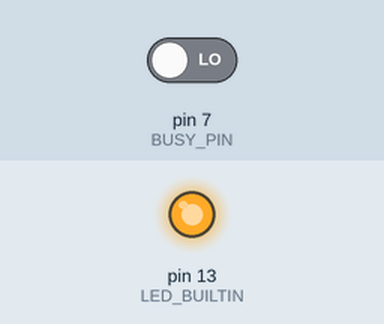
Recording of a sketch running on a simulated Arduino Uno, built with avr-gcc and run on an emulated ATmega328P. Shown: output pins drawn as LEDs (lit = HIGH). The inputs (shaded band) are chosen by the test bench; at power-on: pin 7 (BUSY_PIN) LOW. Pins used as bus, display or sensor lines are not drawn; what the sketch prints to the serial monitor is not drawn.

Above: at 0.1 s.
At 2.2 s:
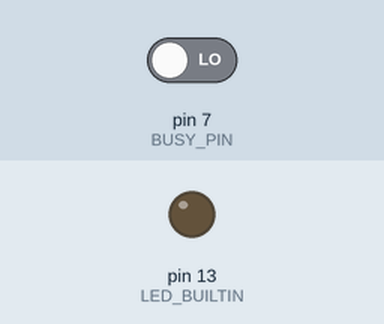
2.3 s: pin 7 (BUSY_PIN) driven HIGH
Timing chart, 0 to 5.3 s (numbered marks = the images above; inputs shaded):
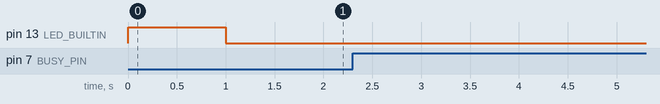

The sketch:

epd2in9b_V3.ino
```cpp
#include <SPI.h>
#define RST_PIN         8
#define DC_PIN          9
#define CS_PIN          10
#define BUSY_PIN        7
#define EPD_WIDTH       128
#define EPD_HEIGHT      296

#define UWORD  unsigned int
#define UBYTE  unsigned char

enum pos {top, bottom};
int reset_pin = RST_PIN;
int dc_pin = DC_PIN;
int cs_pin = CS_PIN;
int busy_pin = BUSY_PIN;
int width = EPD_WIDTH / 8;
int height = EPD_HEIGHT;

const unsigned char A[] = { 0x01, 0xEE, 0xEE, 0x01 };
const unsigned char B[] = { 0x00, 0x66, 0x66, 0x99 };
const unsigned char C[] = { 0x81, 0x7E, 0x7E, 0x3C };
const unsigned char D[] = { 0x00, 0x7E, 0x7E, 0x81 };
const unsigned char E[] = { 0x00, 0x76, 0x76, 0x76 };
const unsigned char F[] = { 0x00, 0xF6, 0xF6, 0xF6 };
const unsigned char G[] = { 0x81, 0x7E, 0x76, 0x8E };
const unsigned char H[] = { 0x00, 0xE7, 0xE7, 0x00 };
const unsigned char I[] = { 0x7E, 0x00, 0x7E, 0xFF };
const unsigned char J[] = { 0x8F, 0x7E, 0x7E, 0x80 };
const unsigned char K[] = { 0x00, 0xF7, 0xF7, 0x08 };
const unsigned char L[] = { 0x00, 0x7F, 0x7F, 0x7F };
const unsigned char M[] = { 0x00, 0xFD, 0xFD, 0x00 };
const unsigned char N[] = { 0x00, 0xF3, 0xCF, 0x00 };
const unsigned char O[] = { 0x81, 0x7E, 0x7E, 0x81 };
const unsigned char P[] = { 0x00, 0xF6, 0xF6, 0xF9 };
const unsigned char Q[] = { 0x81, 0x7E, 0x3E, 0x81 };
const unsigned char R[] = { 0x00, 0xF6, 0xF6, 0x09 };
const unsigned char S[] = { 0x79, 0x76, 0x76, 0x89 };
const unsigned char T[] = { 0xFE, 0x00, 0xFE, 0xFF };
const unsigned char U[] = { 0x80, 0x7F, 0x7F, 0x80 };
const unsigned char V[] = { 0xF0, 0x0F, 0x0F, 0xF0 };
const unsigned char X[] = { 0x18, 0xE7, 0xE7, 0x18 };
const unsigned char Y[] = { 0xFC, 0x03, 0x03, 0xFC };
const unsigned char Z[] = { 0x1E, 0x6E, 0x76, 0x78 };
const unsigned char* const letters[] = { A, B, C, D, E, F, G, H, I, J, K, L, M, N, O, P, Q, R, S, T, U, V, X, Y, Z };

int skip = 0;

void DigitalWrite(int pin, int value) {
    digitalWrite(pin, value);
}

void SendData(unsigned char data) {
    DigitalWrite(dc_pin, HIGH);
    SpiTransfer(data);
}

void SendCommand(unsigned char command) {
    DigitalWrite(dc_pin, LOW);
    SpiTransfer(command);
}

void DisplayFrame(const UBYTE *blackimage, const UBYTE *ryimage) {
    SendCommand(0x10);
    for (UWORD j = 0; j < height; j++) {
        for (UWORD i = 0; i < width; i++) {
          SendData(pgm_read_byte(&blackimage[i + (j*width)]));
        }
    }
    SendCommand(0x92);

    SendCommand(0x13);
    for (UWORD j = 0; j < height; j++) {
        for (UWORD i = 0; i < width; i++) {
          SendData(pgm_read_byte(&ryimage[i + (j*width)]));
        }
    }
    SendCommand(0x92);

    SendCommand(0x12);
    WaitUntilIdle();
}

void SpiTransfer(unsigned char data) {
    digitalWrite(CS_PIN, LOW);
    SPI.transfer(data);
    digitalWrite(CS_PIN, HIGH);
}


void WaitUntilIdle(void) {
  unsigned char busy;
  Serial.print("e-Paper busy \r\n ");
  do
  {
    SendCommand(0x71);
    busy = digitalRead(busy_pin);
    busy =!(busy & 0x01);
  }
  while(busy);
  Serial.print("e-Paper busy release \r\n ");
  delay(200);
}

int IfInit(void) {
    pinMode(CS_PIN, OUTPUT);
    pinMode(RST_PIN, OUTPUT);
    pinMode(DC_PIN, OUTPUT);
    pinMode(BUSY_PIN, INPUT);
    SPI.begin();
    SPI.beginTransaction(SPISettings(7000000, MSBFIRST, SPI_MODE0));
    return 0;
}

int Init(void) {
    if (IfInit() != 0) {
        return -1;
    }
    Reset();

    SendCommand(0x04);//power on
    WaitUntilIdle();//waiting for the electronic paper IC to release the idle signal

    SendCommand(0x00);//panel setting
    SendData(0x0f);//default data
    SendData(0x89);//128x296,Temperature sensor, boost and other related timing settings

    SendCommand(0x61);//Display resolution setting
    SendData (0x80);
    SendData (0x01);
    SendData (0x28);

    SendCommand(0X50);//VCOM AND DATA INTERVAL SETTING
    SendData(0x77);//WBmode:VBDF 17|D7 VBDW 97 VBDB 57
                            //WBRmode:VBDF F7 VBDW 77 VBDB 37  VBDR B7
    return 0;
}

void Reset(void) {
    DigitalWrite(reset_pin, HIGH);
    delay(200);
    DigitalWrite(reset_pin, LOW);                //module reset
    delay(5);
    DigitalWrite(reset_pin, HIGH);
    delay(200);
}
void Clear(void) {
    SendCommand(0x10);
    for (UWORD j = 0; j < height; j++) {
        for (UWORD i = 0; i < width; i++) {
            SendData(0xff);
        }
    }

    SendCommand(0x13);
    for (UWORD j = 0; j < height; j++) {
        for (UWORD i = 0; i < width; i++) {
            SendData(0xff);
        }
    }

    SendCommand(0x12);
    WaitUntilIdle();

}

void renderBlack(const unsigned char* character, pos position, int left, int curlimit){
  int col = 0;

  if (position == top) {
    int line = 0;
    for (int i = 0; i < (width * height) - skip; i++) {
      if (line == 15 - curlimit) {
        SendData(col > sizeof(character) + 1 ? 0xFF : character[col]);
        col++;
        line = 0;
      } else {
        SendData(0xFF);
        line++;
      }

      if (left != 0 && col > sizeof(character) + 1) {
      for (int x = 0; x < width; x++) { SendData(0xFF); }
      skip = i + 1;
      break;
      }
    }
  }
}

char* mixString(char* str) {
  int len = strlen(str);
  char* mixedStr = new char[len + 1];

  int numLines = (len % 26 == 0) ? (len / 26) : (len / 26 + 1);

  for (int line = 0; line < numLines; line++) {
    for (int i = 0; i < 26; i++) {

      int index = line + i * numLines;
      if (index >= len) {
        break;
      }

      int mixedIndex = (i % 2) * numLines + (i / 2);
      mixedStr[mixedIndex] = str[index];
    }
  }

  mixedStr[len] = '\0';
  return mixedStr;
}

void extractString(char* str, char* extractedStr) {
  char* openingPos = strchr(str, '¤');
  if (openingPos == NULL) {
    return;
  }

  char* closingPos = strchr(openingPos + 1, '¤');
  if (closingPos == NULL) {
    return;
  }

  int len = closingPos - openingPos - 1;
  strncpy(extractedStr, openingPos + 1, len);
  extractedStr[len] = '\0';
}


void setup() {
  Serial.begin(115200);
  pinMode(LED_BUILTIN, OUTPUT);
  digitalWrite(LED_BUILTIN, HIGH);
  delay(1000);
  digitalWrite(LED_BUILTIN, LOW);
  Serial.print("2.9inch b V3 e-Paper init \r\n ");
  if (Init() != 0) {
      Serial.print("e-Paper init failed\r\n ");
      return;
  }

  Clear();

  SendCommand(0x10);
  char str[] = "Lorem ipsum dolor sit amet";

  for (int i = 0; i < sizeof(str); i++) {
    str[i] = toupper(str[i]);
  }

  int totallen = 0;
  int lines = 0;

  for (int i = 0; i < sizeof(str)-1; i++) {
    char c = str[i];
    if (c == ' ') totallen += 3;
    else if (c >= 'A' && c <= 'Z') totallen +=4;
  }

  if (totallen > height) {
    while (totallen >= 0) {
      lines++;
      totallen -= height;
    }

  }


  int left = sizeof(str);

    for (int i = 0; i < sizeof(str)-1; i++) {
        char c = str[i];
        if (c == ' ') {
        for (int x = 0; x < width * 3; x++) { SendData(0xFF); }
        } else if (c == '¤') {
          lines++;
        } else if (c >= 'A' && c <= 'Z') {
          Serial.println(c);
          left--;
          renderBlack(letters[c-'A'], top, left, lines);
        } else { /* debug handling can go here, not necessary. */}
    }

SendCommand(0x13);
for (UWORD j = 0; j < height; j++) {
  for (UWORD i = 0; i < width; i++) {
    SendData(0xFF);
  }
}

  SendCommand(0x92);

  SendCommand(0x12);
  WaitUntilIdle();
  skip = 0;
}

void loop() {
}
```

Measured:
- after the input at 2.3 s, every drawn part: stays the same
